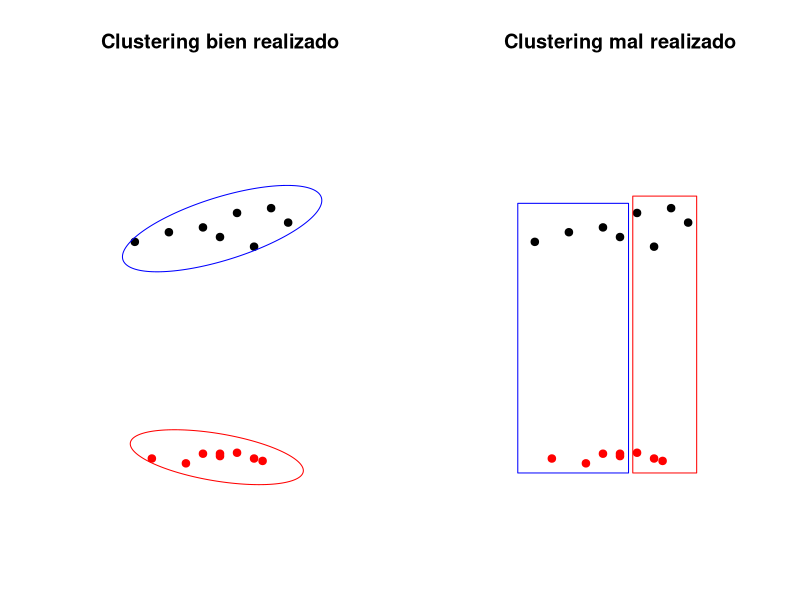
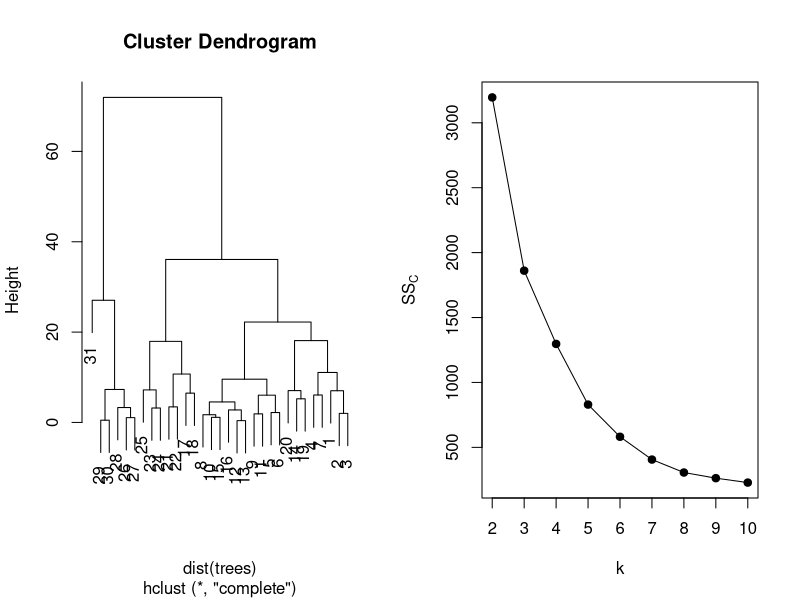
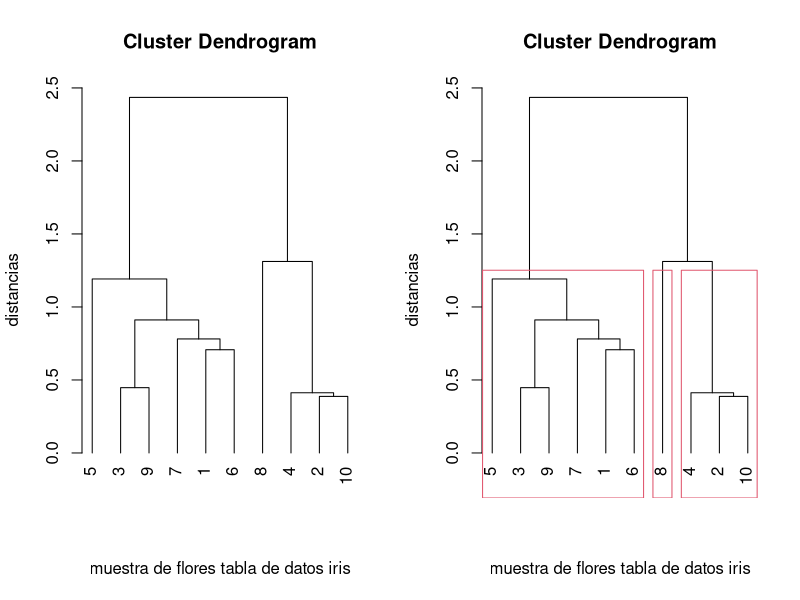
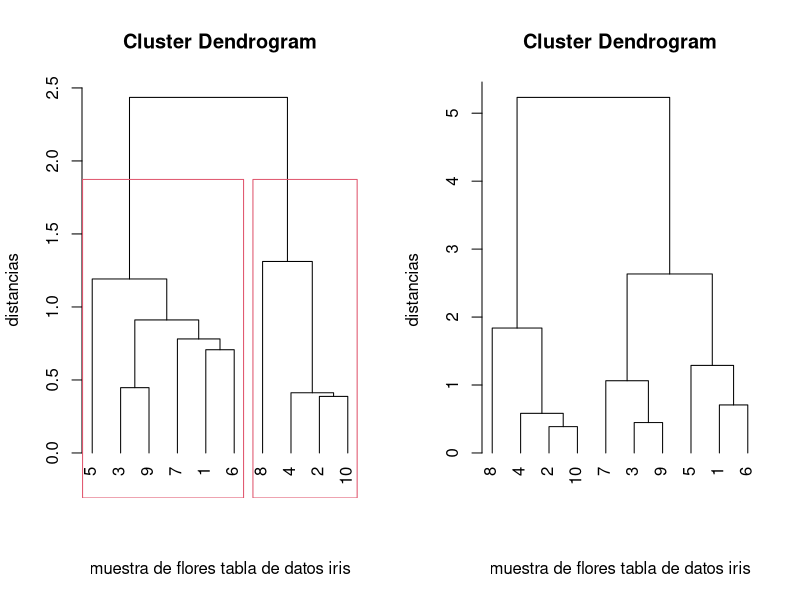
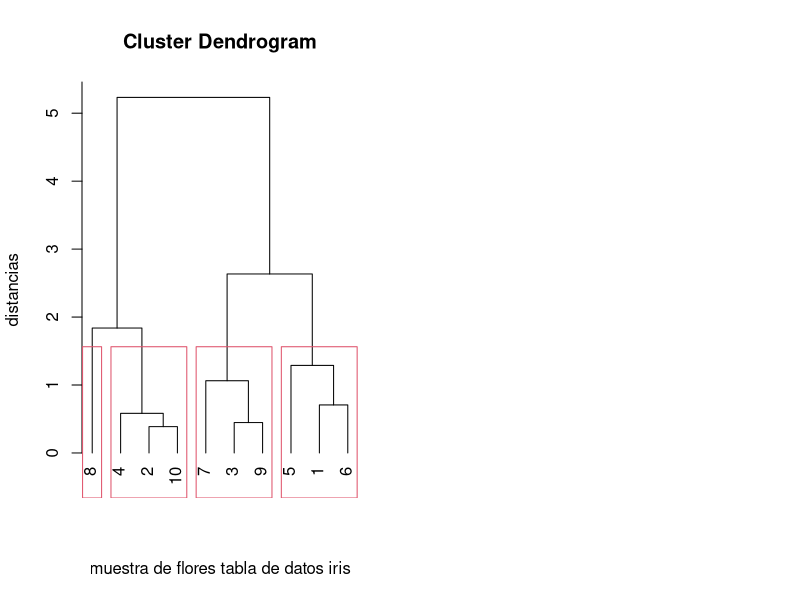

Here is the R script that generated these plots, in order:
## ---- chunk 1
knitr::opts_chunk$set(echo = TRUE)
## ---- chunk 2
par(mfrow=c(1,2))
xp=c(1,1.2,1.4,1.5,1.6,1.7,1.8,1.9,1.1,1.3,1.4,1.5,1.5,1.6,1.7,1.75)
yp=c(5,5.2,5.3,5.1,5.6,4.9,5.7,5.4,0.5,0.4,0.6,0.55,0.6,0.62,0.5,0.45)
color=c(rep("black",8),rep("red",8))
plot(xp,yp,xlim=c(0.75,2.25),ylim=c(0,8),axes= FALSE,pch=19,xlab="",ylab="",col=color,main="Clustering bien realizado")
xc <- mean(xp[1:8]) # center x_c or h
yc <- mean(yp[1:8]) # y_c or k
a <- (max(xp[1:8])-min(xp[1:8]))*0.65 # major axis length
b <- (max(yp[1:8])-min(yp[1:8]))*0.85 # minor axis length
phi <- 0 # angle of major axis with x axis phi or tau

t <- seq(0, 2*pi, 0.01) 
x <- xc + a*cos(t)*cos(phi) - b*sin(t)*sin(phi)
y <- yc + a*cos(t)*cos(phi) + b*sin(t)*cos(phi)
lines(x,y,pch=19, col='blue')

xc <- mean(xp[9:16]) # center x_c or h
yc <- mean(yp[9:16]) # y_c or k
a <- (max(xp[9:16])-min(xp[9:16]))*0.55 # major axis length
b <- (max(yp[9:16])-min(yp[9:16]))*3 # minor axis length
phi <- -15 # angle of major axis with x axis phi or tau

t <- seq(0, 2*pi, 0.01) 
x <- xc + a*cos(t)*cos(phi) - b*sin(t)*sin(phi)
y <- yc + a*cos(t)*cos(phi) + b*sin(t)*cos(phi)
lines(x,y,pch=19, col='red')

plot(xp,yp,xlim=c(0.75,2.25),ylim=c(0,8),axes= FALSE,pch=19,xlab="",ylab="",col=color,main="Clustering mal realizado")
library(graphics)
rect(min(xp)-0.1,min(yp)-0.2,max(c(xp[1:4],xp[9:12]))+0.05,max(yp)+0.1,col=NA,border="blue")
rect(min(xp[14:16])-0.025,min(yp[14:16])-0.25,max(xp[5:8])+0.05,max(yp[5:8])+0.25,col=NA,border="red")
## ---- chunk 3
plot(hclust(dist(trees)))
## ---- chunk 4
ssc=c()
repeticions=50
for (i in 2:10){
  aux=c()
  for (j in 1:repeticions){
    aux=c(aux,kmeans(trees,i)$tot.withinss)
  }
  ssc=c(ssc,min(aux))
}
pendientes=ssc[-1]-ssc[-length(ssc)]
variación.pendientes = pendientes[-1]-pendientes[-length(pendientes)]
plot(2:10,ssc,type="o",xlim=c(2,10),ylab=expression(SS[C]),xlab="k",xaxp=c(2,10,8),pch=19)
## ---- chunk 5
resultado.km.trees=kmeans(trees,centers=3,algorithm = 'MacQueen')
resultado.km.trees
## ---- chunk 6
which(resultado.km.trees$cluster==1)
## ---- chunk 7
which(resultado.km.trees$cluster==2)
## ---- chunk 8
which(resultado.km.trees$cluster==3)
## ---- chunk 9
resultado.km.trees$centers[1,]
## ---- chunk 10
resultado.km.trees$centers[2,]
## ---- chunk 11
resultado.km.trees$centers[3,]
## ---- chunk 12
resultado.km.trees$withinss
## ---- chunk 13
sum(resultado.km.trees$withinss)
resultado.km.trees$tot.withinss
## ---- chunk 14
resultado.km.trees$totss
## ---- chunk 15
resultado.km.trees$betweenss
## ---- chunk 16
(centro.global=apply(trees,2,mean))
sum(resultado.km.trees$size*apply((t(resultado.km.trees$centers)-centro.global)^2,2,sum))
## ---- chunk 17
veces=50
SSCs=c()
for (i in 1:veces){
  SSCs=c(SSCs,kmeans(trees,3,algorithm = "MacQueen")$tot.withinss)
}
(min(SSCs))
## ---- chunk 18
library(car)
set.seed(2020)  # Fijamos la semilla
individuos.elegidos = sample(1:5226,10)
tabla.arrestados = Arrests[individuos.elegidos,c("colour","sex","employed","citizen")]
## ---- chunk 19
head(tabla.arrestados)
## ---- chunk 20
tabla.arrestados$colour = ifelse(tabla.arrestados$colour=="White",0,1)
tabla.arrestados$sex = ifelse(tabla.arrestados$sex=="Male",0,1)
tabla.arrestados$employed = ifelse(tabla.arrestados$employed=="No",0,1)
tabla.arrestados$citizen = ifelse(tabla.arrestados$citizen=="No",0,1)
## ---- chunk 21
as = function(xi,xj){
  n=length(xi)
  a0 = length(which(xi==xj & xi==0))
  a1 = length(which(xi==xj & xi==1))
  a2 = length(which(xi!=xj))
  return(c(a0,a1,a2))
  }
## ---- chunk 22
n=dim(tabla.arrestados)[1]
matriz.dist.hamming=matrix(1,n,n)
for (i in 1:(n-1)){
  for (j in (i+1):n){
    aux=as(tabla.arrestados[i,],tabla.arrestados[j,])
    matriz.dist.hamming[i,j]=(aux[1]+aux[2])/sum(aux)
    matriz.dist.hamming[j,i]=matriz.dist.hamming[i,j]
  }
}

## ---- chunk 23
matriz.dist.hamming
## ---- chunk 24
set.seed(2020)
flores.elegidas = sample(1:150,10)
tabla.iris = iris[flores.elegidas,]
rownames(tabla.iris)=1:10
## ---- chunk 25
dist.euclidea = function(x,y){
  n=length(x)
  d = sqrt(sum((x-y)^2))
  return(d)
}

## ---- chunk 26
n=dim(tabla.iris)[1]
matriz.dist.iris = matrix(0,n,n)
for (i in 1:(n-1)){
  for (j in (i+1):n){
    matriz.dist.iris[i,j]=dist.euclidea(tabla.iris[i,1:4],tabla.iris[j,1:4])
    matriz.dist.iris[j,i]=matriz.dist.iris[i,j]
  }
}
## ---- chunk 27
round(matriz.dist.iris,2)
## ---- chunk 28
round(dist(tabla.iris[,1:4]),2)
## ---- chunk 29
round(as.matrix(dist(tabla.iris[,1:4])),2)
## ---- chunk 30
apply(tabla.iris[,1:4],2,sd)
## ---- chunk 31
tabla.iris.escalada = scale(tabla.iris[,1:4])
## ---- chunk 32
apply(tabla.iris.escalada,2,mean)
apply(tabla.iris.escalada,2,sd)
## ---- chunk 33
matriz.nueva=matriz.dist.iris
diag(matriz.nueva)=max(matriz.dist.iris)
(flores.min=which(matriz.nueva == min(matriz.nueva), arr.ind = TRUE))
## ---- chunk 34
flores.restantes = setdiff(1:10,c(flores.min[1,1],flores.min[1,2]))
for (i in 1:length(flores.restantes)){
  print(flores.restantes[i])
}
print(c(flores.min[1,1],flores.min[1,2]))
## ---- chunk 35
n=n-1
matriz.dist.iris2 = matrix(0,n,n)
matriz.dist.iris2[1:(n-1),1:(n-1)]=matriz.dist.iris[flores.restantes,flores.restantes]
matriz.dist.iris2[n,]=c(min(matriz.dist.iris[flores.restantes[1],flores.min[1,1]],matriz.dist.iris[flores.restantes[1],flores.min[1,2]]),min(matriz.dist.iris[flores.restantes[2],flores.min[1,1]],matriz.dist.iris[flores.restantes[2],flores.min[1,2]]),min(matriz.dist.iris[flores.restantes[3],flores.min[1,1]],matriz.dist.iris[flores.restantes[3],flores.min[1,2]]),min(matriz.dist.iris[flores.restantes[4],flores.min[1,1]],matriz.dist.iris[flores.restantes[4],flores.min[1,2]]),min(matriz.dist.iris[flores.restantes[5],flores.min[1,1]],matriz.dist.iris[flores.restantes[5],flores.min[1,2]]),min(matriz.dist.iris[flores.restantes[6],flores.min[1,1]],matriz.dist.iris[flores.restantes[6],flores.min[1,2]]),min(matriz.dist.iris[flores.restantes[7],flores.min[1,1]],matriz.dist.iris[flores.restantes[7],flores.min[1,2]]),min(matriz.dist.iris[flores.restantes[8],flores.min[1,1]],matriz.dist.iris[flores.restantes[8],flores.min[1,2]]),0)
matriz.dist.iris2[,n]=matriz.dist.iris2[n,]
## ---- chunk 36
round(matriz.dist.iris2,3)
## ---- chunk 37
matriz.nueva=matriz.dist.iris2
diag(matriz.nueva)=max(matriz.dist.iris2)
(flores.min2 = which(matriz.nueva == min(matriz.nueva),arr.ind=TRUE))
## ---- chunk 38
flores.restantes2 = setdiff(1:9,c(flores.min2[1,1],flores.min2[1,2]))
for (i in c(1,3,5:9)){print(i)}
print(sort(c(flores.min[1,1],flores.min[1,2],4)))
## ---- chunk 39
n=n-1
matriz.dist.iris3 = matrix(0,n,n)
matriz.dist.iris3[1:(n-1),1:(n-1)]=matriz.dist.iris2[flores.restantes2,flores.restantes2]
matriz.dist.iris3[n,]=c(min(matriz.dist.iris2[flores.restantes2[1],flores.min2[1,1]],matriz.dist.iris2[flores.restantes2[1],flores.min2[1,2]]),min(matriz.dist.iris2[flores.restantes2[2],flores.min2[1,1]],matriz.dist.iris2[flores.restantes2[2],flores.min2[1,2]]),min(matriz.dist.iris2[flores.restantes2[3],flores.min2[1,1]],matriz.dist.iris2[flores.restantes2[3],flores.min2[1,2]]),min(matriz.dist.iris2[flores.restantes2[4],flores.min2[1,1]],matriz.dist.iris2[flores.restantes2[4],flores.min2[1,2]]),min(matriz.dist.iris2[flores.restantes2[5],flores.min2[1,1]],matriz.dist.iris2[flores.restantes2[5],flores.min2[1,2]]),min(matriz.dist.iris2[flores.restantes2[6],flores.min2[1,1]],matriz.dist.iris2[flores.restantes2[6],flores.min2[1,2]]),min(matriz.dist.iris2[flores.restantes2[7],flores.min2[1,1]],matriz.dist.iris2[flores.restantes2[7],flores.min2[1,2]]),0)
matriz.dist.iris3[,n]=matriz.dist.iris3[n,]
## ---- chunk 40
round(matriz.dist.iris3,3)
## ---- chunk 41
matriz.nueva=matriz.dist.iris3
diag(matriz.nueva)=max(matriz.dist.iris3)
(flores.min3 = which(matriz.nueva == min(matriz.nueva),arr.ind=TRUE))
## ---- chunk 42
flores.restantes3 = setdiff(1:8,c(flores.min3[1,1],flores.min3[1,2]))
for (i in c(1,5,6,7,8)){
  print(i)
}
print(sort(c(flores.min[1,1],flores.min[1,2],4)))
print(sort(c(3,9)))
## ---- chunk 43
n=n-1
matriz.dist.iris4 = matrix(0,n,n)
matriz.dist.iris4[1:(n-1),1:(n-1)]=matriz.dist.iris3[flores.restantes3,flores.restantes3]
matriz.dist.iris4[n,]=c(min(matriz.dist.iris3[flores.restantes3[1],flores.min3[1,1]],matriz.dist.iris3[flores.restantes3[1],flores.min3[1,2]]),min(matriz.dist.iris3[flores.restantes3[2],flores.min3[1,1]],matriz.dist.iris3[flores.restantes3[2],flores.min3[1,2]]),min(matriz.dist.iris3[flores.restantes3[3],flores.min3[1,1]],matriz.dist.iris3[flores.restantes3[3],flores.min3[1,2]]),min(matriz.dist.iris3[flores.restantes3[4],flores.min3[1,1]],matriz.dist.iris3[flores.restantes3[4],flores.min3[1,2]]),min(matriz.dist.iris3[flores.restantes3[5],flores.min3[1,1]],matriz.dist.iris3[flores.restantes3[5],flores.min3[1,2]]),min(matriz.dist.iris3[8,flores.min3[1,1]],matriz.dist.iris3[8,flores.min3[1,2]]),0)
matriz.dist.iris4[,n]=matriz.dist.iris4[n,]
## ---- chunk 44
round(matriz.dist.iris4,3)
## ---- chunk 45
estudio.clustering.iris = hclust(dist(tabla.iris[,1:4]),method="single")
## ---- chunk 46
estudio.clustering.iris$merge
## ---- chunk 47
estudio.clustering.iris$height
## ---- chunk 48
plot(estudio.clustering.iris,hang=-1,xlab="muestra de flores tabla de datos iris",sub="", ylab="distancias",labels=1:10)
## ---- chunk 49
cutree(estudio.clustering.iris,k=3)
## ---- chunk 50
cutree(estudio.clustering.iris,h=1.5)
## ---- chunk 51
plot(estudio.clustering.iris,hang=-1,xlab="muestra de flores tabla de datos iris",
     sub="", ylab="distancias",labels=1:10)
rect.hclust(estudio.clustering.iris,k=3)
## ---- chunk 52
plot(estudio.clustering.iris,hang=-1,xlab="muestra de flores tabla de datos iris",
     sub="", ylab="distancias",labels=1:10)
rect.hclust(estudio.clustering.iris,h=1.5)
## ---- chunk 53
estudio.clustering.iris.completo=hclust(dist(tabla.iris[,1:4]),method="complete")
plot(estudio.clustering.iris.completo,hang=-1,xlab="muestra de flores tabla de datos iris",
     sub="", ylab="distancias",labels=1:10)
## ---- chunk 54
cutree(estudio.clustering.iris.completo,h=1.5)
## ---- chunk 55
plot(estudio.clustering.iris.completo,hang=-1,
     xlab="muestra de flores tabla de datos iris",
     sub="", ylab="distancias",labels=1:10)
rect.hclust(estudio.clustering.iris.completo,h=1.5)
